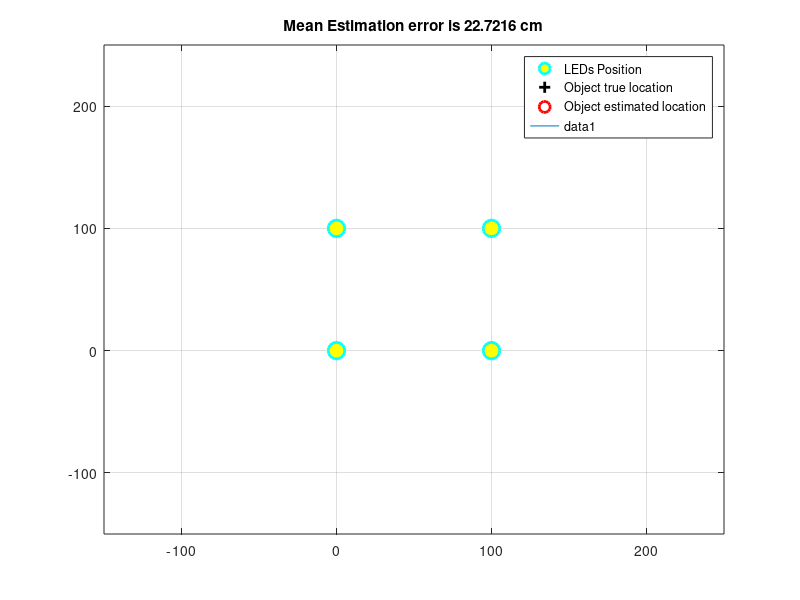

Source code (MATLAB): (Note: this script raises an error after producing the figure.)
% Simulation method : RSS + Trilateration
clc; clf; clear; close all;
LedPos=[0 0;0 100;100 100;100 0]; % position of 4 LEDs
imageSize = 400;
DisEr=zeros(100,1);
N = 20; % number of test

pic_num = 1; % In order to create the gif

for i=1:N
    x = imageSize*rand(1) - imageSize/2; 
    y = imageSize*rand(1) - imageSize/2; 
    Coord_sim=[x y]; % Coordiantion of simulation
        
    d1 = sqrt(x.^2+y.^2)+5*randn(1)-.5;
    d2 = sqrt(x.^2+(y-100).^2)+5*randn(1)-.5;
    d3 = sqrt((x-100).^2+(y-100).^2)+5*rand(1)-.5;
    d4 = sqrt(y.^2+(x-100).^2)+5*rand(1)-.5;
    d = [d1 d2 d3 d4];
   
    L = (d1.^2-d4.^2+100^2)/200;
    M = (d1.^2+100.^2-d2.^2)/200;

    X=[mean(L) mean(M)];
                
    f(1)=figure(1);
    clf
    plot(LedPos(:,1),LedPos(:,2),'co','MarkerSize',12,'lineWidth',2,'MarkerFaceColor','y');
    grid on
    hold on
    plot(x,y,'k+','MarkerSize',12,'lineWidth',2,'MarkerFaceColor','k');
    plot(X(:,1),X(:,2),'ro','MarkerSize',8,'lineWidth',2);
    legend('LEDs Position','Object true location','Object estimated location',...
                   'Location','Best');
    x=X(:,1);
    y=X(:,2);
    
    r=10;        
    th = 0:pi/50:2*pi;
    xunit = r * cos(th) + x;
    yunit = r * sin(th) + y;
    plot(xunit, yunit)
            
          
    % Compute the Root Mean Squred Error
    Err = abs(mean(sqrt(sum((X-Coord_sim).^2))));
    DisEr(i,:)=real([Err]);
    i = i+1;
    title(['Mean Estimation error is ',num2str(Err),' cm']);
    axis([50-imageSize/2 50+imageSize/2 50-imageSize/2 50+imageSize/2]);
%     axis equal;
    
    pause(0.01);
    
    % In order to create the gif
    F=getframe(gcf);
    I=frame2im(F);     
    [I,map]=rgb2ind(I,256);
     if pic_num == 1
         imwrite(I,map,'Simulation_2D.gif','gif','Loopcount',inf,'DelayTime',0.5);
     else
         imwrite(I,map,'Simulation_2D.gif','gif','WriteMode','append','DelayTime',0.5);
     end
 
     pic_num = pic_num + 1;
end 
mean(DisEr)*100/N
   
